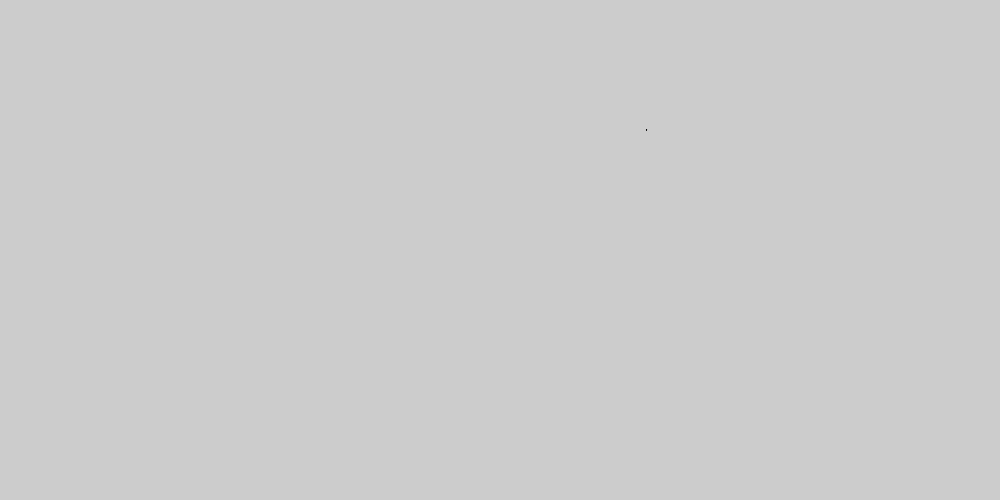
Frame 1 (no input)
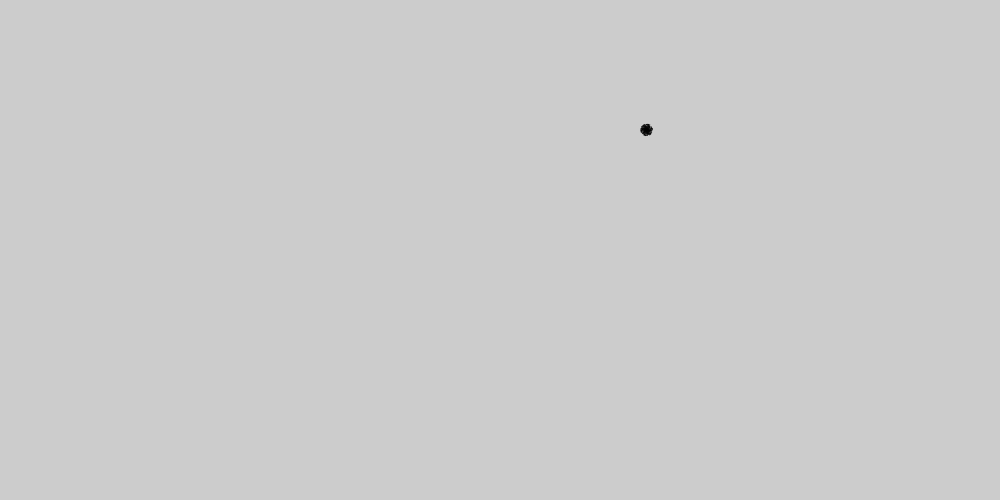
Frame 60 (the mouse pressed at the canvas centre just before this capture)
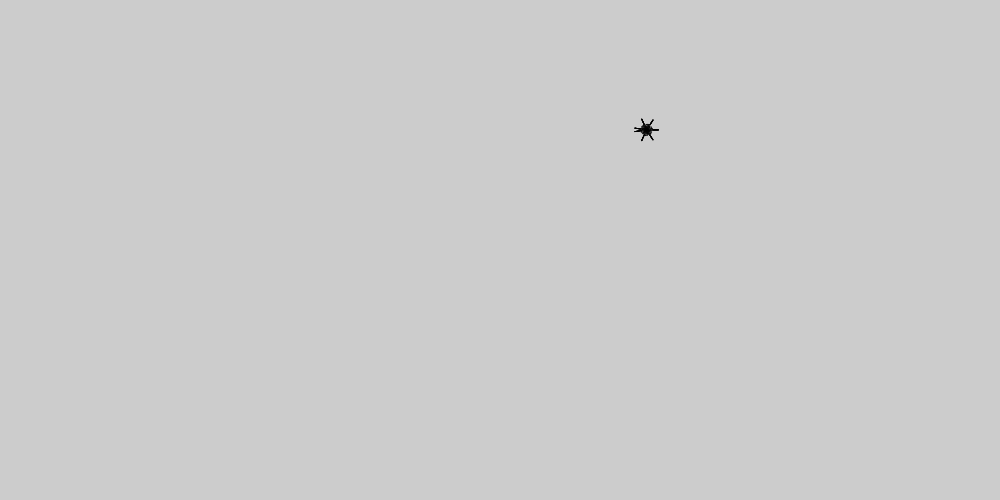
Frame 120 (the mouse held since frame 60 and released just before this capture)

The Processing sketch that drew these frames (run headless with seeded random() and noise(); from frame 60 on, the mouse is pressed at the canvas centre):

// Processing sketch: sketch_4BolhaParticula
// ── sketch_4BolhaParticula.pde
Bubble [] bubbles;
Bubble nBubble;
int c;


void setup(){
  size(1000,500);
  bubbles = new Bubble[0];
  genBub();
  noStroke();
  fill(0);
}

void draw(){
  if(bubbles[bubbles.length-1].done == false){
  bubbles[bubbles.length-1].update();
  bubbles[bubbles.length-1].dNIt();
  } else {
  for(int i = 0; i < bubbles.length; i++){
    background(255);
    bubbles[i].dispPart(); 
  }
  }
}

void genBub(){
  nBubble = new Bubble(random(width), random(height));
  bubbles = (Bubble []) append(bubbles, nBubble);
}

class Bubble {
  float angle, angleAdd,  rAngleAdd, xPos, yPos, xDotPos, yDotPos;
  float c = .1;
  float a, r, rBegin, rMaxSize;
  int red, green, blue;
  int fLightParticle;
  float fLightSz;
  color fLPColor;
  boolean done = false;
  float b;
  
  
  Particle [] particles;
  Particle nParticle;
  
  Bubble(float x, float y){
    xPos = x;
    yPos = y;
    rMaxSize = random(10, 300);
    particles = new Particle [0];
    
  }
  
  void structure(){
    
  }
  
  void update(){
    if(mousePressed == false) rBegin = random(-PI, PI);
    rAngleAdd = random(.001, 1);
    //c*= 2;
    //angleAdd += 0.005*c;  
    //angleAdd = 0.005*(map(r, 0, rMaxSize, 5000,  0));
    //angleAdd += 0.005*(cos(map(r, 0, rMaxSize, 0,  PI)));
    //angleAdd = (cos(map(r, 0, rMaxSize, 0,  PI)));
    angleAdd = (cos(map(r, 0, rMaxSize, 0,  HALF_PI)));
    angleAdd = abs(angleAdd);
    if(angleAdd <= .001 && angleAdd >= 0) angleAdd = .001; // só pode receber valores positivos!! 
    //angleAdd = (cos(map(r, 0, rMaxSize, 0,  PI/2)));  // este é oque funciona melhor!!
  }
  
  void dNIt(){
      //stroke(0, map(r, 0, rMaxSize, 0,  100));
      for(float i = -PI + rBegin ; i < PI + rBegin; i += angleAdd){ //<>//
      
      xDotPos = (cos(i)* r) + (xPos);
      yDotPos = (sin(i)* r) + (yPos);
      
      ellipse(xDotPos, yDotPos,1,1);
      nParticle = new Particle(xDotPos, yDotPos);
      particles = (Particle []) append(particles, nParticle);
      particles[particles.length-1].rPos = r;
    }
    r += .1;
    if(r >= rMaxSize){
    done = true;
    fLightParticle = (int) random(particles.length);
    fLightSz = rMaxSize*(random(.01,3));
    //genBub();
    println("done");
    
    red = (int)(random(255));
    green = (int)(random(255));
    blue = (int)(random(255));
    
    fLPColor = color(red,green,blue);
    
    
    for(int i = 0; i<particles.length; i++){
      particles[i].d = dist(particles[fLightParticle].xPos,particles[fLightParticle].yPos, particles[i].xPos, particles[i].yPos);
      if(particles[i].d <= fLightSz){
         particles[i].c =  color(red,green,blue, map(particles[i].d, 0, rMaxSize, 255, 0));
      }
    }
    
    background(255); // apagar depois
    
      for(int i = 0; i < bubbles.length; i++){
      bubbles[i].dispPart(); // necessário otimizar, isto só pode ser rodado quando houver uma nova bolha.
    }
    }
  }
  
  void dispPart(){
    b+= .1;
    for(int i = 0; i<particles.length; i++){
      //b+= .0001;
      fill(particles[i].c);
      particles[i].sz = ((sin(particles[i].rPos+b)))*2;
      ellipse(particles[i].xPos, particles[i].yPos,particles[i].sz,particles[i].sz);
    }
  }
  
}

void mousePressed(){
  //genBub();
  
  //println("ok");
}

class Particle {
  float xPos, yPos, d, sz, rPos;
  color c;
  //float a;
  Particle(float x, float y){
    xPos = x;
    yPos = y;
    c = color(0);
  }
}
